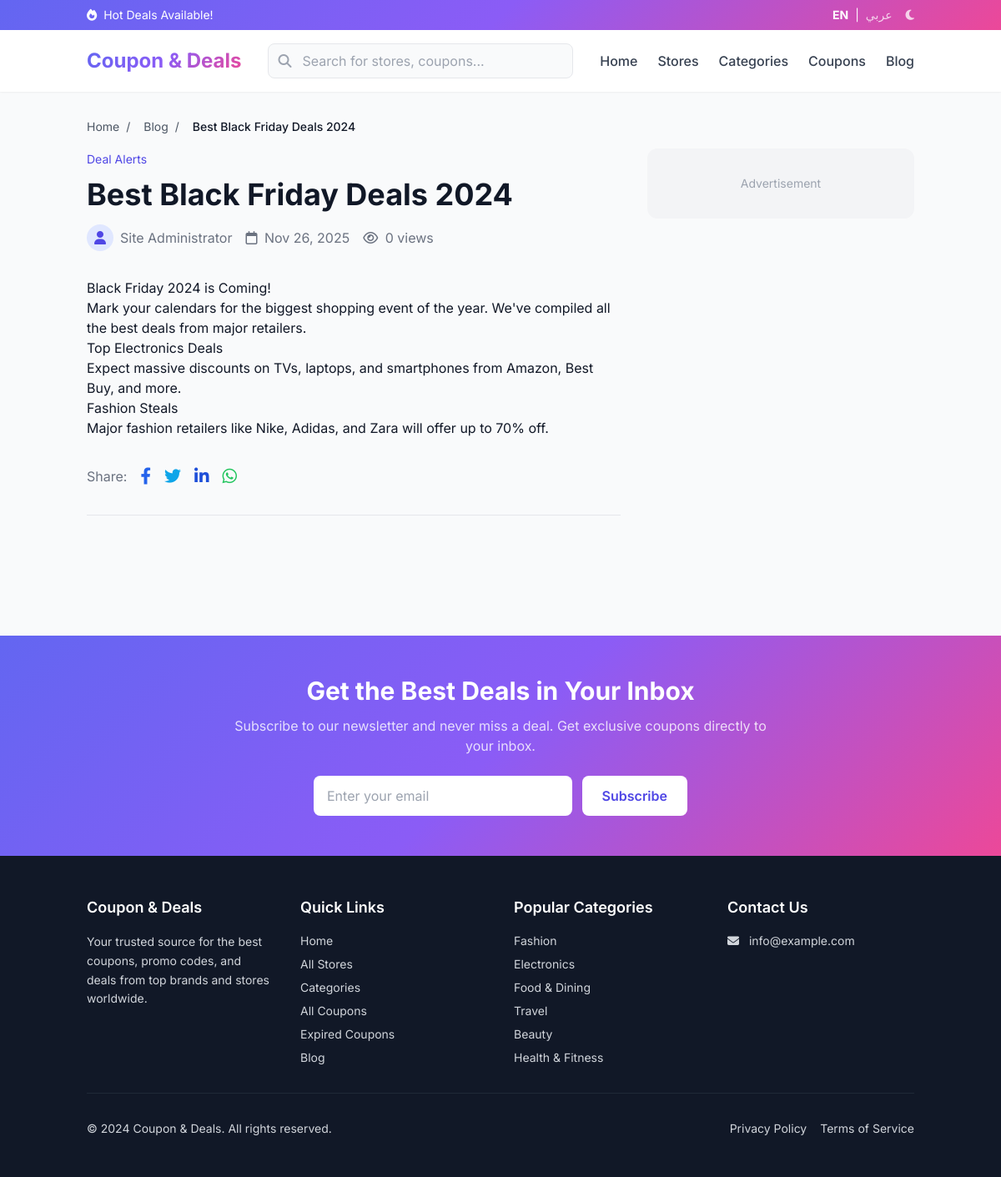
The page /blog/best-black-friday-deals-2024 on the database its author committed.
### tables this page shows
CREATE TABLE IF NOT EXISTS `articles` (
    `id` INT(11) UNSIGNED AUTO_INCREMENT PRIMARY KEY,
    `title_en` VARCHAR(255) NOT NULL,
    `title_ar` VARCHAR(255) DEFAULT NULL,
    `slug` VARCHAR(255) NOT NULL UNIQUE,
    `excerpt_en` TEXT DEFAULT NULL,
    `excerpt_ar` TEXT DEFAULT NULL,
    `content_en` LONGTEXT DEFAULT NULL,
    `content_ar` LONGTEXT DEFAULT NULL,
    `featured_image` VARCHAR(255) DEFAULT NULL,
    `category_id` INT(11) UNSIGNED DEFAULT NULL,
    `author_id` INT(11) UNSIGNED DEFAULT NULL,
    `seo_title` VARCHAR(255) DEFAULT NULL,
    `seo_description` VARCHAR(500) DEFAULT NULL,
    `seo_keywords` VARCHAR(255) DEFAULT NULL,
    `status` ENUM('draft', 'published', 'scheduled') DEFAULT 'draft',
    `scheduled_at` DATETIME DEFAULT NULL,
    `views_count` INT(11) DEFAULT 0,
    `is_featured` TINYINT(1) DEFAULT 0,
    `allow_comments` TINYINT(1) DEFAULT 1,
    `created_at` TIMESTAMP DEFAULT CURRENT_TIMESTAMP,
    `updated_at` TIMESTAMP DEFAULT CURRENT_TIMESTAMP ON UPDATE CURRENT_TIMESTAMP,
    `published_at` DATETIME DEFAULT NULL,
    FOREIGN KEY (`category_id`) REFERENCES `article_categories`(`id`) ON DELETE SET NULL,
    FOREIGN KEY (`author_id`) REFERENCES `users`(`id`) ON DELETE SET NULL,
    INDEX `idx_slug` (`slug`),
    INDEX `idx_status` (`status`),
    INDEX `idx_featured` (`is_featured`),
    INDEX `idx_published` (`published_at`)
);

CREATE TABLE IF NOT EXISTS `article_categories` (
    `id` INT(11) UNSIGNED AUTO_INCREMENT PRIMARY KEY,
    `name_en` VARCHAR(100) NOT NULL,
    `name_ar` VARCHAR(100) DEFAULT NULL,
    `slug` VARCHAR(100) NOT NULL UNIQUE,
    `description_en` TEXT DEFAULT NULL,
    `description_ar` TEXT DEFAULT NULL,
    `parent_id` INT(11) UNSIGNED DEFAULT NULL,
    `order_position` INT(11) DEFAULT 0,
    `is_active` TINYINT(1) DEFAULT 1,
    `created_at` TIMESTAMP DEFAULT CURRENT_TIMESTAMP,
    FOREIGN KEY (`parent_id`) REFERENCES `article_categories`(`id`) ON DELETE SET NULL,
    INDEX `idx_slug` (`slug`),
    INDEX `idx_active` (`is_active`)
);

CREATE TABLE IF NOT EXISTS `users` (
    `id` INT(11) UNSIGNED AUTO_INCREMENT PRIMARY KEY,
    `username` VARCHAR(50) NOT NULL UNIQUE,
    `email` VARCHAR(100) NOT NULL UNIQUE,
    `password` VARCHAR(255) NOT NULL,
    `full_name` VARCHAR(100) DEFAULT NULL,
    `role` ENUM('admin', 'editor', 'writer') DEFAULT 'writer',
    `avatar` VARCHAR(255) DEFAULT NULL,
    `is_active` TINYINT(1) DEFAULT 1,
    `last_login` DATETIME DEFAULT NULL,
    `created_at` TIMESTAMP DEFAULT CURRENT_TIMESTAMP,
    `updated_at` TIMESTAMP DEFAULT CURRENT_TIMESTAMP ON UPDATE CURRENT_TIMESTAMP,
    INDEX `idx_role` (`role`),
    INDEX `idx_active` (`is_active`)
);

CREATE TABLE IF NOT EXISTS `categories` (
    `id` INT(11) UNSIGNED AUTO_INCREMENT PRIMARY KEY,
    `name_en` VARCHAR(100) NOT NULL,
    `name_ar` VARCHAR(100) DEFAULT NULL,
    `slug` VARCHAR(100) NOT NULL UNIQUE,
    `description_en` TEXT DEFAULT NULL,
    `description_ar` TEXT DEFAULT NULL,
    `icon` VARCHAR(50) DEFAULT NULL,
    `image` VARCHAR(255) DEFAULT NULL,
    `parent_id` INT(11) UNSIGNED DEFAULT NULL,
    `order_position` INT(11) DEFAULT 0,
    `is_active` TINYINT(1) DEFAULT 1,
    `created_at` TIMESTAMP DEFAULT CURRENT_TIMESTAMP,
    `updated_at` TIMESTAMP DEFAULT CURRENT_TIMESTAMP ON UPDATE CURRENT_TIMESTAMP,
    FOREIGN KEY (`parent_id`) REFERENCES `categories`(`id`) ON DELETE SET NULL,
    INDEX `idx_slug` (`slug`),
    INDEX `idx_active` (`is_active`),
    INDEX `idx_order` (`order_position`)
);

### app/views/frontend/article-single.php (the view, shortened to what the rows shown need)
<?php include APP_PATH . '/views/frontend/partials/header.php'; ?>
<article class="container mx-auto px-4 py-8">
    <?= breadcrumbs([
        __('Home', 'الرئيسية') => url('/'),
        __('Blog', 'المدونة') => url('blog'),
        getLocalizedField($article, 'title') => ''
    ]) ?>
    <div class="flex flex-col lg:flex-row gap-8">
        <div class="flex-1 max-w-3xl">
            <header class="mb-8">
                <?php if ($article['category_name']): ?>
                <a href="<?= url('blog/category/' . $article['category_slug']) ?>"
                   class="inline-block text-sm text-indigo-600 dark:text-indigo-400 hover:underline mb-3">
                    <?= e($article['category_name']) ?>
                </a>
                <?php endif; ?>
                <h1 class="text-3xl md:text-4xl font-bold mb-4"><?= e(getLocalizedField($article, 'title')) ?></h1>
                <div class="flex flex-wrap items-center gap-4 text-gray-500 dark:text-gray-400">
                    <?php if ($article['author_name']): ?>
                    <div class="flex items-center gap-2">
                        <?php if ($article['author_avatar']): ?>
                        <img src="<?= upload($article['author_avatar']) ?>" alt="" class="w-8 h-8 rounded-full">
                        <?php else: ?>
                        <div class="w-8 h-8 rounded-full bg-indigo-100 dark:bg-indigo-900 flex items-center justify-center">
                            <i class="fas fa-user text-indigo-600 dark:text-indigo-400"></i>
                        </div>
                        <?php endif; ?>
                        <span><?= e($article['author_name']) ?></span>
                    </div>
                    <?php endif; ?>
                    <span><i class="far fa-calendar mr-1"></i> <?= formatDate($article['published_at']) ?></span>
                    <span><i class="far fa-eye mr-1"></i> <?= $article['views_count'] ?> <?= __('views', 'مشاهدة') ?></span>
                </div>
            </header>
            <div class="prose prose-lg dark:prose-invert max-w-none mb-8">
                <?= getLocalizedField($article, 'content') ?>
            </div>
            <div class="flex items-center gap-4 mb-8 pb-8 border-b dark:border-gray-700">
                <span class="text-gray-500"><?= __('Share', 'مشاركة') ?>:</span>
                <a href="https://www.facebook.com/sharer/sharer.php?u=<?= urlencode(url('blog/' . $article['slug'])) ?>"
                   target="_blank" class="text-blue-600 hover:text-blue-700">
                    <i class="fab fa-facebook-f text-xl"></i>
                </a>
                <a href="https://twitter.com/intent/tweet?url=<?= urlencode(url('blog/' . $article['slug'])) ?>&text=<?= urlencode(getLocalizedField($article, 'title')) ?>"
                   target="_blank" class="text-sky-500 hover:text-sky-600">
                    <i class="fab fa-twitter text-xl"></i>
                </a>
                <a href="https://www.linkedin.com/shareArticle?mini=true&url=<?= urlencode(url('blog/' . $article['slug'])) ?>"
                   target="_blank" class="text-blue-700 hover:text-blue-800">
                    <i class="fab fa-linkedin-in text-xl"></i>
                </a>
                <a href="https://wa.me/?text=<?= urlencode(getLocalizedField($article, 'title') . ' ' . url('blog/' . $article['slug'])) ?>"
                   target="_blank" class="text-green-500 hover:text-green-600">
                    <i class="fab fa-whatsapp text-xl"></i>
                </a>
            </div>
        </div>
        <aside class="lg:w-80 flex-shrink-0">
            <div class="bg-gray-100 dark:bg-gray-700 rounded-xl p-8 text-center sticky top-24">
                <p class="text-gray-400 text-sm"><?= __('Advertisement', 'إعلان') ?></p>
            </div>
        </aside>
    </div>
</article>
<?php include APP_PATH . '/views/frontend/partials/footer.php'; ?>

### app/views/frontend/partials/footer.php (shortened to what the rows shown need)
    </main>
    <section class="gradient-bg py-12 mt-12">
        <div class="container mx-auto px-4 text-center">
            <h2 class="text-2xl md:text-3xl font-bold text-white mb-3">
                <?= __('Get the Best Deals in Your Inbox', 'احصل على أفضل العروض في بريدك') ?>
            </h2>
            <p class="text-white/80 mb-6 max-w-2xl mx-auto">
                <?= __('Subscribe to our newsletter and never miss a deal. Get exclusive coupons directly to your inbox.', 'اشترك في نشرتنا الإخبارية ولا تفوت أي عرض. احصل على كوبونات حصرية مباشرة في بريدك.') ?>
            </p>
            <form action="<?= url('subscribe') ?>" method="POST" class="max-w-md mx-auto flex flex-col sm:flex-row gap-3">
                <input type="email" name="email" required
                       placeholder="<?= __('Enter your email', 'أدخل بريدك الإلكتروني') ?>"
                       class="flex-1 px-4 py-3 rounded-lg text-gray-900 focus:outline-none focus:ring-2 focus:ring-white">
                <button type="submit" class="px-6 py-3 bg-white text-indigo-600 font-semibold rounded-lg hover:bg-gray-100 transition-colors">
                    <?= __('Subscribe', 'اشترك') ?>
                </button>
            </form>
        </div>
    </section>
    <footer class="bg-gray-900 text-gray-300 py-12">
        <div class="container mx-auto px-4">
            <div class="grid grid-cols-1 md:grid-cols-2 lg:grid-cols-4 gap-8 mb-8">
                <div>
                    <h3 class="text-white text-lg font-semibold mb-4"><?= e(getSetting('site_name', 'Coupon & Deals')) ?></h3>
                    <p class="text-sm leading-relaxed">
                        <?= __('Your trusted source for the best coupons, promo codes, and deals from top brands and stores worldwide.', 'مصدرك الموثوق لأفضل الكوبونات وأكواد الخصم والعروض من أفضل العلامات التجارية والمتاجر حول العالم.') ?>
                    </p>
                </div>
                <div>
                    <h3 class="text-white text-lg font-semibold mb-4"><?= __('Quick Links', 'روابط سريعة') ?></h3>
                    <ul class="space-y-2 text-sm">
                        <li><a href="<?= url('/') ?>" class="hover:text-white"><?= __('Home', 'الرئيسية') ?></a></li>
                        <li><a href="<?= url('stores') ?>" class="hover:text-white"><?= __('All Stores', 'جميع المتاجر') ?></a></li>
                        <li><a href="<?= url('categories') ?>" class="hover:text-white"><?= __('Categories', 'الفئات') ?></a></li>
                        <li><a href="<?= url('coupons') ?>" class="hover:text-white"><?= __('All Coupons', 'جميع الكوبونات') ?></a></li>
                        <li><a href="<?= url('expired-coupons') ?>" class="hover:text-white"><?= __('Expired Coupons', 'كوبونات منتهية') ?></a></li>
                        <li><a href="<?= url('blog') ?>" class="hover:text-white"><?= __('Blog', 'المدونة') ?></a></li>
                    </ul>
                </div>
                <div>
                    <h3 class="text-white text-lg font-semibold mb-4"><?= __('Popular Categories', 'الفئات الشائعة') ?></h3>
                    <ul class="space-y-2 text-sm">
                        <?php
                        $footerCategories = db()->fetchAll("SELECT name_" . getCurrentLang() . " as name, slug FROM categories WHERE is_active = 1 ORDER BY order_position LIMIT 6");
                        foreach ($footerCategories as $cat):
                        ?>
                        <li><a href="<?= url('category/' . $cat['slug']) ?>" class="hover:text-white"><?= e($cat['name'] ?? $cat['slug']) ?></a></li>
                        <?php endforeach; ?>
                    </ul>
                </div>
                <div>
                    <h3 class="text-white text-lg font-semibold mb-4"><?= __('Contact Us', 'تواصل معنا') ?></h3>
                    <ul class="space-y-2 text-sm">
                        <?php if ($email = getSetting('site_email')): ?>
                            <li><i class="fas fa-envelope mr-2"></i> <?= e($email) ?></li>
                        <?php endif; ?>
                    </ul>
                </div>
            </div>
            <div class="border-t border-gray-800 pt-8 flex flex-col md:flex-row justify-between items-center gap-4">
                <p class="text-sm"><?= getSetting('footer_text', '© ' . date('Y') . ' Coupon & Deals. All rights reserved.') ?></p>
                <div class="flex gap-4 text-sm">
                    <a href="<?= url('page/privacy-policy') ?>" class="hover:text-white"><?= __('Privacy Policy', 'سياسة الخصوصية') ?></a>
                    <a href="<?= url('page/terms') ?>" class="hover:text-white"><?= __('Terms of Service', 'شروط الخدمة') ?></a>
                </div>
            </div>
        </div>
    </footer>
</body>
</html>

### rows shown on the page
articles: category.name_en "Deal Alerts", title_en "Best Black Friday Deals 2024", author.full_name "Site Administrator", published_at "Nov 26, 2025", views_count "0", content_en "Black Friday 2024 is Coming! Mark your calendars for the biggest shopping event of the year. We've compiled all the best deals from major retailers. Top Electronics Deals Expect massive discounts on TVs, laptops, and smartphones from Amazon, Best Buy, and more. Fashion Steals Major fashion retailers like Nike, Adidas, and Zara will offer up to 70% off."
categories: name_en "Fashion"
categories: name_en "Electronics"
categories: name_en "Food & Dining"
categories: name_en "Travel"
categories: name_en "Beauty"
categories: name_en "Health & Fitness"

### other values the page prints
__('Hot Deals Available!', 'عروض ساخنة متاحة!') "Hot Deals Available!"
$siteName "Coupon & Deals"
__('Home', 'الرئيسية') "Home"
__('Stores', 'المتاجر') "Stores"
__('Categories', 'الفئات') "Categories"
__('Coupons', 'كوبونات') "Coupons"
__('Blog', 'المدونة') "Blog"
$label "Home"
$label "Blog"
$label "Best Black Friday Deals 2024"
__('views', 'مشاهدة') "views"
__('Share', 'مشاركة') "Share"
__('Advertisement', 'إعلان') "Advertisement"
__('Subscribe', 'اشترك') "Subscribe"
getSetting('site_name', 'Coupon & Deals') "Coupon & Deals"
